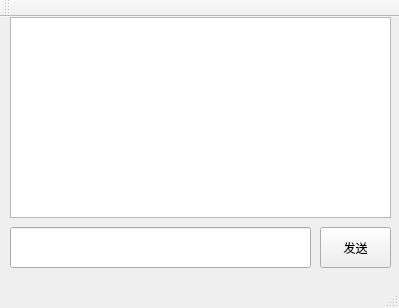
<?xml version="1.0" encoding="UTF-8"?>
<ui version="4.0">
 <class>MainWindow</class>
 <widget class="QMainWindow" name="MainWindow">
  <property name="geometry">
   <rect>
    <x>0</x>
    <y>0</y>
    <width>399</width>
    <height>308</height>
   </rect>
  </property>
  <property name="windowTitle">
   <string>MainWindow</string>
  </property>
  <widget class="QWidget" name="centralWidget">
   <widget class="QTextBrowser" name="textBrowser">
    <property name="geometry">
     <rect>
      <x>10</x>
      <y>0</y>
      <width>381</width>
      <height>201</height>
     </rect>
    </property>
   </widget>
   <widget class="QLineEdit" name="lineEdit_send">
    <property name="geometry">
     <rect>
      <x>10</x>
      <y>210</y>
      <width>301</width>
      <height>41</height>
     </rect>
    </property>
   </widget>
   <widget class="QPushButton" name="pushButton_send">
    <property name="geometry">
     <rect>
      <x>320</x>
      <y>210</y>
      <width>71</width>
      <height>41</height>
     </rect>
    </property>
    <property name="text">
     <string>发送</string>
    </property>
   </widget>
  </widget>
  <widget class="QMenuBar" name="menuBar">
   <property name="geometry">
    <rect>
     <x>0</x>
     <y>0</y>
     <width>399</width>
     <height>23</height>
    </rect>
   </property>
  </widget>
  <widget class="QToolBar" name="mainToolBar">
   <attribute name="toolBarArea">
    <enum>TopToolBarArea</enum>
   </attribute>
   <attribute name="toolBarBreak">
    <bool>false</bool>
   </attribute>
  </widget>
  <widget class="QStatusBar" name="statusBar"/>
 </widget>
 <layoutdefault spacing="6" margin="11"/>
 <resources/>
 <connections/>
</ui>
